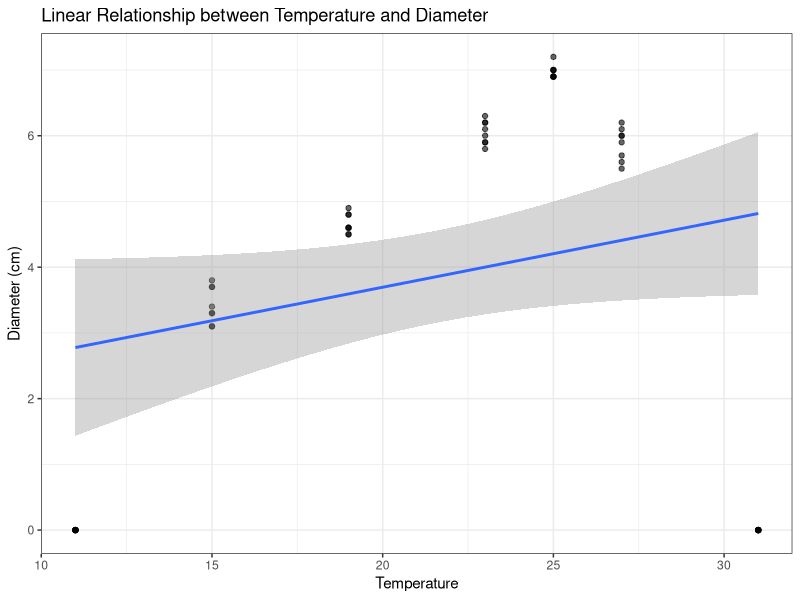
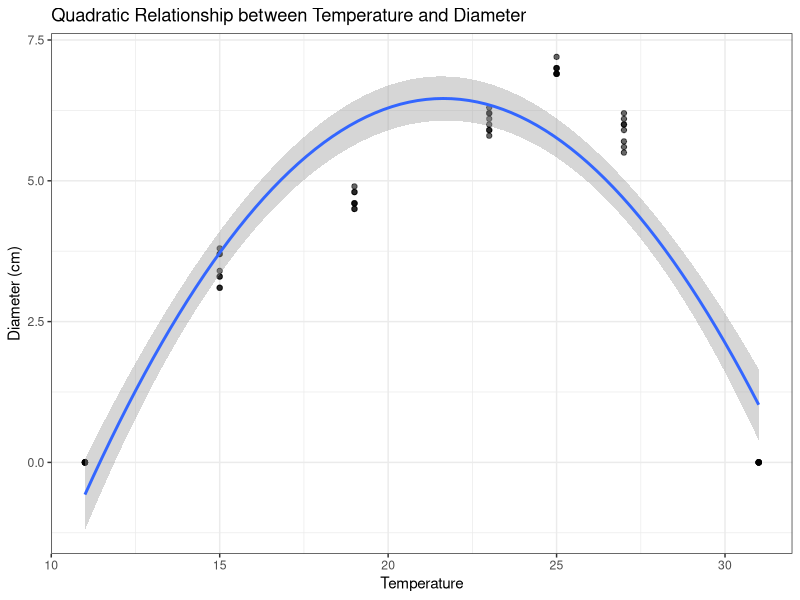
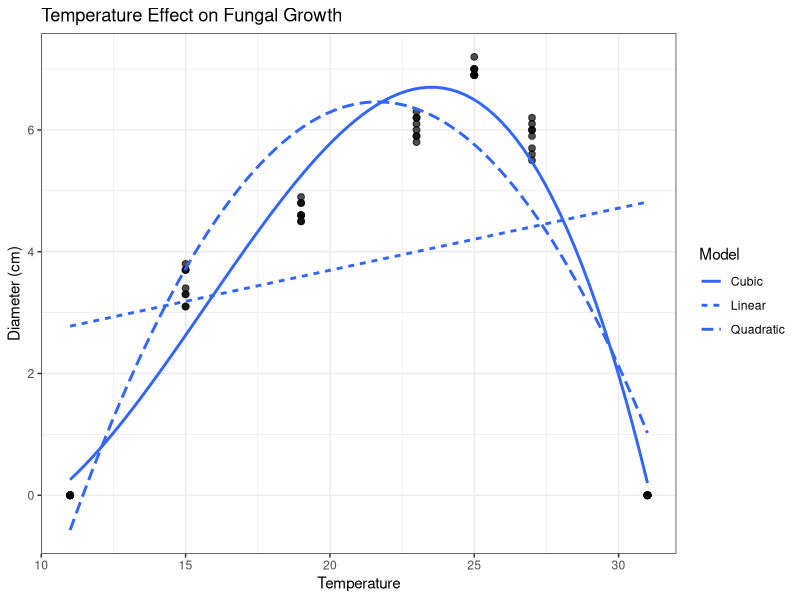
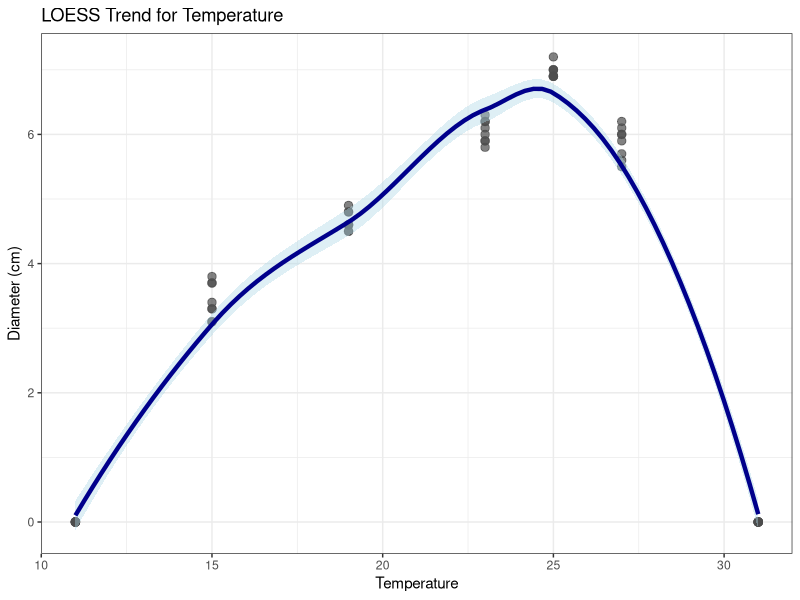
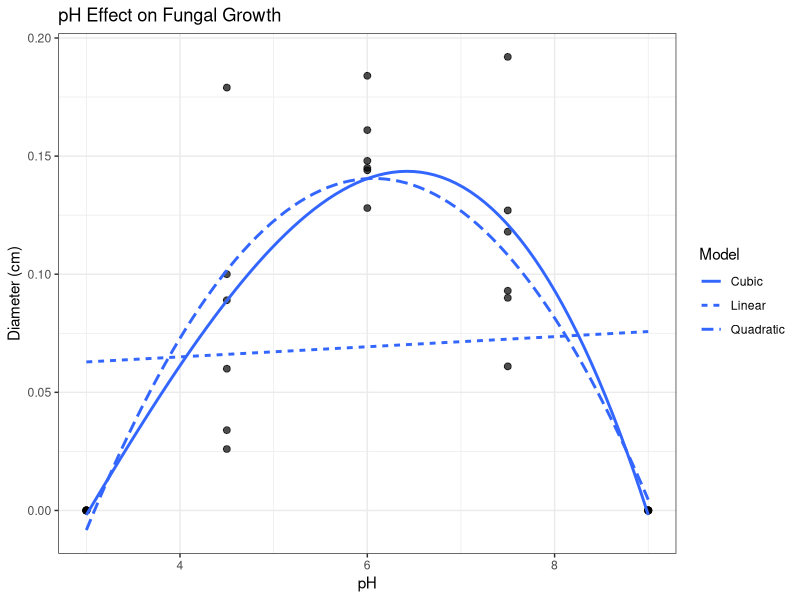
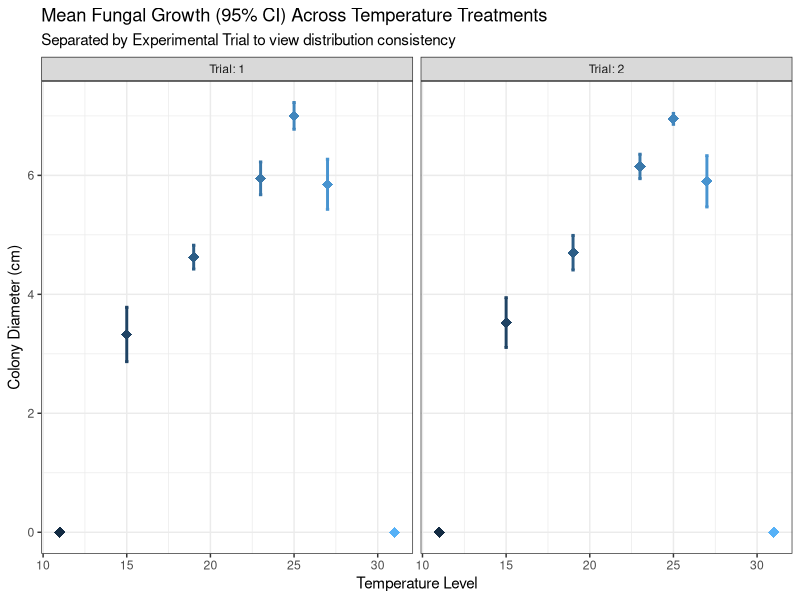
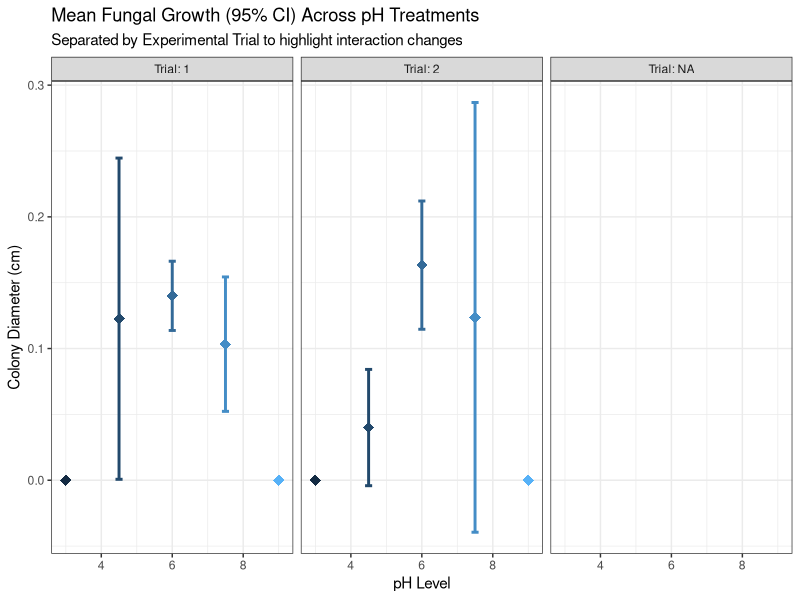
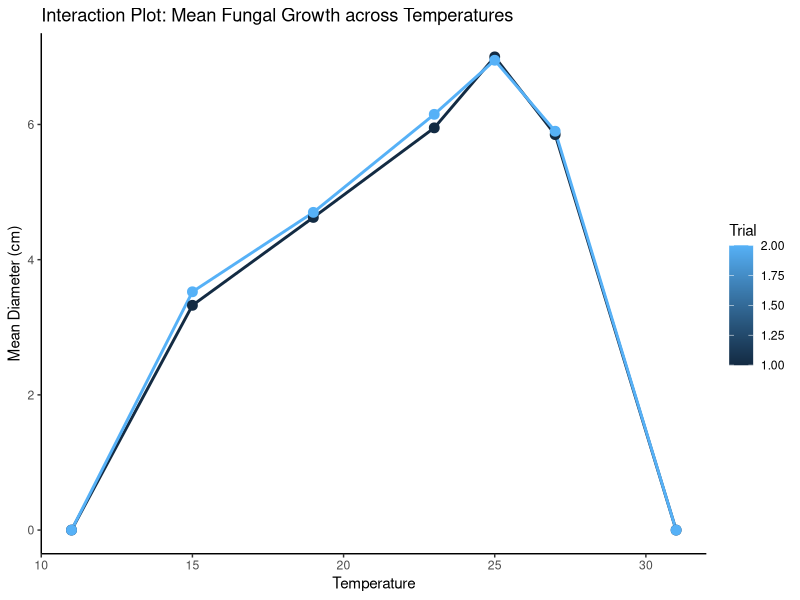

Source code (R) for these figures, in order:
## ---- chunk 1
# install.packages("readxl")
# install.packages("ggplot2")
# install.packages("dplyr")
# install.packages("car")
library(readxl)
library(ggplot2)
library(dplyr)
library(car)
## ---- chunk 2
# Set working directory if needed
# setwd("your/path/here")

# Read Excel file
temp <- read.csv("temp.csv")
ph <- read.csv("ph.csv")
temp_data <- temp[0:4]
ph_data <- ph[0:4]

# Ensure 'trial' and the treatment variables are factors for ANOVA
temp_data$Trial <- as.numeric(temp_data$Trial)
temp_data$Temp  <- as.numeric(temp_data$Temp)

ph_data$Trial <- as.numeric(ph_data$Trial)
ph_data$pH    <- as.numeric(ph_data$pH)

names(temp_data)[names(temp_data) == "Diameter..cm."] <- "Diameter"
names(ph_data)[names(ph_data) == "Diameter..cm."] <- "Diameter"

head(temp_data)
head(ph_data)
## ---- chunk 3
ggplot(temp_data, aes(x = Temp, y = Diameter)) +
  geom_point(alpha = 0.6) +
  geom_smooth(method = "lm", formula = y ~ x, se = TRUE) +
  labs(
    title = "Linear Relationship between Temperature and Diameter",
    x = "Temperature",
    y = "Diameter (cm)"
  ) +
  theme_bw()

ggplot(temp_data, aes(x = Temp, y = Diameter)) +
  geom_point(alpha = 0.6) +
  geom_smooth(
    method = "lm",
    formula = y ~ poly(x, 2),
    se = TRUE
  ) +
  labs(
    title = "Quadratic Relationship between Temperature and Diameter",
    x = "Temperature",
    y = "Diameter (cm)"
  ) +
  theme_bw()

library(ggplot2)

ggplot(temp_data, aes(x = Temp, y = Diameter)) +

  geom_point(size = 2, alpha = 0.7) +

  # Linear
  geom_smooth(
    method = "lm",
    formula = y ~ x,
    aes(linetype = "Linear"),
    se = FALSE
  ) +

  # Quadratic
  geom_smooth(
    method = "lm",
    formula = y ~ poly(x, 2),
    aes(linetype = "Quadratic"),
    se = FALSE
  ) +

  # Cubic
  geom_smooth(
    method = "lm",
    formula = y ~ poly(x, 3),
    aes(linetype = "Cubic"),
    se = FALSE
  ) +

  labs(
    title = "Temperature Effect on Fungal Growth",
    x = "Temperature",
    y = "Diameter (cm)",
    linetype = "Model"
  ) +

  theme_bw()
## ---- chunk 4
ggplot(temp_data, aes(x = Temp, y = Diameter)) +
  geom_point(color = "grey30", size = 2.5, alpha = 0.7) +
  geom_smooth(
    method = "loess",
    color = "darkblue",
    fill = "lightblue",
    linewidth = 1.5
  ) +
  labs(
    title = "LOESS Trend for Temperature",
    x = "Temperature",
    y = "Diameter (cm)"
  ) +
  theme_bw()
## ---- chunk 5

ggplot(ph_data, aes(x = pH, y = Diameter)) +

  geom_point(size = 2, alpha = 0.7) +

  geom_smooth(
    method = "lm",
    formula = y ~ x,
    aes(linetype = "Linear"),
    se = FALSE
  ) +

  geom_smooth(
    method = "lm",
    formula = y ~ poly(x, 2),
    aes(linetype = "Quadratic"),
    se = FALSE
  ) +

  geom_smooth(
    method = "lm",
    formula = y ~ poly(x, 3),
    aes(linetype = "Cubic"),
    se = FALSE
  ) +

  labs(
    title = "pH Effect on Fungal Growth",
    x = "pH",
    y = "Diameter (cm)",
    linetype = "Model"
  ) +

  theme_bw()
## ---- chunk 6
# For Temperature Data: Clear Mean + 95% CI Plot broken down by Trial panels
ggplot(temp_data, aes(x = Temp, y = Diameter, color = Temp)) +
  stat_summary(fun.data = mean_cl_normal, geom = "errorbar", width = 0.2, size = 1) +
  stat_summary(fun = mean, geom = "point", size = 3.5, shape = 18) +
  facet_grid(. ~ Trial, labeller = label_both) +
  labs(
    title = "Mean Fungal Growth (95% CI) Across Temperature Treatments",
    subtitle = "Separated by Experimental Trial to view distribution consistency",
    x = "Temperature Level",
    y = "Colony Diameter (cm)"
  ) +
  theme_bw() +
  theme(legend.position = "none") # Legend hidden because x-axis already displays temperature labels

# For pH Data: Clear Mean + 95% CI Plot broken down by Trial panels
ggplot(ph_data, aes(x = pH, y = Diameter, color = pH)) +
  stat_summary(fun.data = mean_cl_normal, geom = "errorbar", width = 0.2, size = 1) +
  stat_summary(fun = mean, geom = "point", size = 3.5, shape = 18) +
  facet_grid(. ~ Trial, labeller = label_both) +
  labs(
    title = "Mean Fungal Growth (95% CI) Across pH Treatments",
    subtitle = "Separated by Experimental Trial to highlight interaction changes",
    x = "pH Level",
    y = "Colony Diameter (cm)"
  ) +
  theme_bw() +
  theme(legend.position = "none")
## ---- chunk 7
# Temperature Interaction Plot
ggplot(temp_data, aes(x = as.numeric(as.character(Temp)), y = Diameter, color = Trial, group = Trial)) +
  stat_summary(fun = mean, geom = "line", size = 1) +
  stat_summary(fun = mean, geom = "point", size = 3) +
  labs(title = "Interaction Plot: Mean Fungal Growth across Temperatures",
       x = "Temperature",
       y = "Mean Diameter (cm)") +
  theme_classic()

# pH Interaction Plot
ggplot(ph_data, aes(x = as.numeric(as.character(pH)), y = Diameter, color = Trial, group = Trial)) +
  stat_summary(fun = mean, geom = "line", size = 1) +
  stat_summary(fun = mean, geom = "point", size = 3) +
  labs(title = "Interaction Plot: Mean Fungal Growth across pH Levels",
       x = "pH Level",
       y = "Mean Diameter (cm)") +
  theme_classic()
## ---- chunk 8
library(dplyr)

# Filter for rows where Diameter is NOT equal to 0
temp_data <- temp_data %>% filter(Diameter != 0)
ph_data   <- ph_data   %>% filter(Diameter != 0)
## ---- chunk 9
# 2. Fit basic quadratic model (No Trial factor included)
temp_model <- lm(Diameter ~ (Temp + I(Temp^2) + I(Temp^3)) * Trial, data = temp_data)

# 3. Print evaluation outputs
cat("\n--- Temperature Model Summary ---\n")
print(summary(temp_model))

cat("\n--- ANOVA Table for Temperature Regression ---\n")
print(anova(temp_model))

temp_model_final <- lm(Diameter ~ (Temp + I(Temp^2) + I(Temp^3)), data = temp_data)


# 4. Check assumptions
plot(temp_model_final, which = 1, main = "Residuals vs Fitted: Temperature Model")
plot(temp_model_final, which = 2, main = "Normal Q-Q: Temperature Model")

## ---- chunk 10
cat("\n--- Temperature Model Summary ---\n")
print(summary(temp_model_final))

cat("\n--- ANOVA Table for Temperature Regression ---\n")
print(anova(temp_model_final))
## ---- chunk 11
# 1. Scale-Location Plot (Homoscedasticity)
# Look for a flat horizontal red line with random point spread
plot(temp_model_final, which = 3, main = "Scale-Location: Temperature Model")

# 2. Cook's Distance (Influential Points)
# Points 11, 13, and 37 appeared in your other plots; 
# check if they exceed the dotted red threshold here.
plot(temp_model_final, which = 4, main = "Cook's Distance: Temperature Model")

# 3. Durbin-Watson Test (Independence)
# Requires the 'car' package
# A result around 2.0 suggests independence.
if(!require(car)) install.packages("car")
library(car)
durbinWatsonTest(temp_model_final)

# 4. Shapiro-Wilk Test (Formal Normality Check)
# A p-value > 0.05 means your residuals are normally distributed.
shapiro.test(residuals(temp_model_final))
## ---- chunk 12

# 2. Fit specific model: Linear interaction with Trial + Global Quadratic term
ph_model <- lm(Diameter ~ (pH + I(pH^2)) * Trial, data = ph_data)

# 3. Print evaluation outputs
cat("\n--- pH Model Summary ---\n")
print(summary(ph_model))

cat("\n--- ANOVA Table for pH Regression ---\n")
print(anova(ph_model))

# 4. Check assumptions
plot(ph_model, which = 1, main = "Residuals vs Fitted: pH Model")
plot(ph_model, which = 2, main = "Normal Q-Q: pH Model")
## ---- chunk 13
plot(ph_model, which = 3, main = "Scale-Location: pH Level Model")

# 2. Cook's Distance (Influential Points)
# Points 11, 13, and 37 appeared in your other plots; 
# check if they exceed the dotted red threshold here.
plot(ph_model, which = 4, main = "Cook's Distance: pH Level Model")

# 3. Durbin-Watson Test (Independence)
# Requires the 'car' package
# A result around 2.0 suggests independence.
if(!require(car)) install.packages("car")
library(car)
durbinWatsonTest(ph_model)

# 4. Shapiro-Wilk Test (Formal Normality Check)
# A p-value > 0.05 means your residuals are normally distributed.
shapiro.test(residuals(ph_model))
## ---- chunk 14
ph_model_final <- lm(Diameter ~ (pH) * Trial + I(pH^2), data = ph_data)
## ---- chunk 15
cat("\n--- Temperature Model Summary ---\n")
print(summary(ph_model_final))

cat("\n--- ANOVA Table for Temperature Regression ---\n")
print(anova(ph_model_final))
